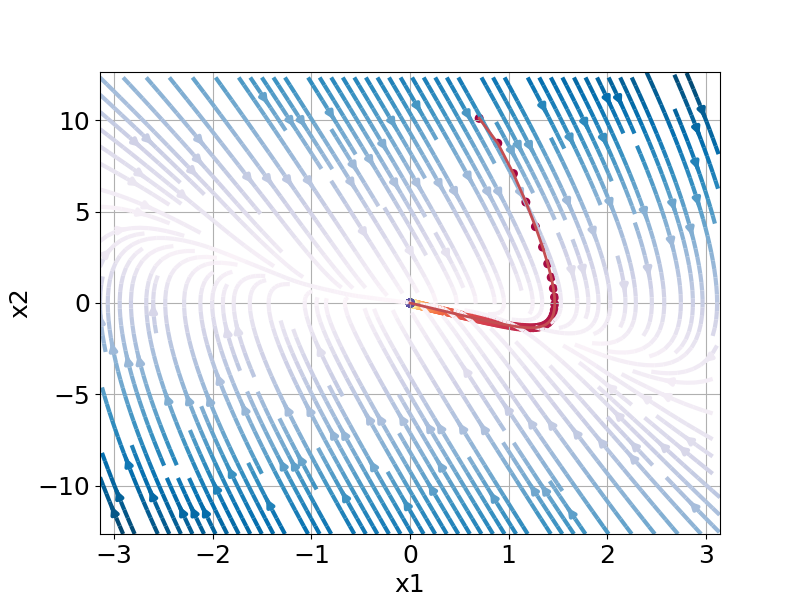

Python code for this plot:
'''
this code is an implementation of RL for 1-d nonlinear dynamics system, using NN as base function
reference: https://www.do-mpc.com/en/latest/getting_started.html
'''

__author__ = "Wooden_Jin"
__copyright__ = "@ZJU_XMECH"

import numpy as np
import sys
import do_mpc
from casadi import *  # symbolic library CasADi

model_type = 'continuous'  # define model type
model = do_mpc.model.Model(model_type)  # create model object

"""
dynamics model:
x1_dot = x2
x2_dot = gsin(x1)/l2 + u/ml2
"""
# set variable of the dynamics system
theta = model.set_variable(var_type='_x', var_name='theta', shape=(1, 1))
# x2 = model.set_variable(var_type='_x', var_name='theta_dot', shape=(1, 1))
d_theta = model.set_variable(var_type='_x', var_name='d_theta', shape=(1, 1))
u = model.set_variable(var_type='_u', var_name='u', shape=(1, 1))

# l = model.set_variable(var_type='_p', var_name='l')  # pendulum length
# m = model.set_variable(var_type='_p', var_name='m')  # mass length
l = 1
m = 1

model.set_rhs('theta', d_theta[0])

d_theta_next = vertcat(
    sin(theta) * 10 / l / l + u / m / l / l
)

model.set_rhs('d_theta', d_theta_next)

model.setup_model()

mpc = do_mpc.controller.MPC(model)

setup_mpc = {
    'n_horizon': 500,
    't_step': 0.02,
    'n_robust': 1,
    'store_full_solution': True,
}
mpc.set_param(**setup_mpc)
q1 = 1
q2 = 1
r = 0.01
mterm = q1 * theta ** 2 + q2 * d_theta ** 2
lterm = q1 * theta ** 2 + q2 * d_theta ** 2 + r * u ** 2

mpc.set_objective(mterm=mterm, lterm=lterm)

# rterm = r * u ** 2
mpc.set_rterm(u=1e-2)

mpc.bounds['lower', '_x', 'theta'] = -np.pi
mpc.bounds['upper', '_x', 'theta'] = np.pi

mpc.bounds['lower', '_u', 'u'] = -100
mpc.bounds['upper', '_u', 'u'] = 100

l_ = 1 * 1e-4 * np.array([1., 0.9, 1.1])
m_ = 1 * 1e-4 * np.array([1., 0.9, 1.1])
# mpc.set_uncertainty_values([l_, m_])
mpc.setup()

simulator = do_mpc.simulator.Simulator(model)
simulator.set_param(t_step=0.02)

p_template = simulator.get_p_template()


def p_fun(t_now):
    # p_template['l'] = 1
    # p_template['m'] = 1
    return p_template


simulator.set_p_fun(p_fun)
simulator.setup()

x0 = np.array([0.5, 10]).reshape(-1, 1)
simulator.set_initial_state(x0, reset_history=True)
mpc.set_initial_state(x0, reset_history=True)

# =======================================================
# visualization
import matplotlib.pyplot as plt
import matplotlib as mpl
from matplotlib import cm

# Customizing Matplotlib:
mpl.rcParams['font.size'] = 18
mpl.rcParams['lines.linewidth'] = 3
mpl.rcParams['axes.grid'] = True
graphics = do_mpc.graphics.Graphics()
fig, ax = plt.subplots(2, sharex=True, figsize=(16, 9))
fig.align_ylabels()
graphics.add_line(var_type='_x', var_name='theta', axis=ax[0])
graphics.add_line(var_type='_x', var_name='d_theta', axis=ax[0])
ax[0].set_ylabel('state')

graphics.add_line(var_type='_u', var_name='u', axis=ax[1])
ax[1].set_ylabel('control')
ax[1].set_xlabel('time [s]')

u0 = np.zeros((1, 1))
data = []
data.append([])
data.append([])
data.append([])
for i in range(2000):
    x = simulator.make_step(u0)
    u0 = mpc.make_step(x)
    data[0].append(x[0, 0])
    data[1].append(x[1, 0])
    data[2].append(u0[0, 0])
    print("x={},u={}".format(x, u0))
    # simulator.make_step(u0)
    # u0 = mpc.make_step(x0)
graphics.plot_results(simulator.data)
plt.show()

# print(data)

# compare the trajectory with nonlinear-RL
# phase
plt.style.use('seaborn-deep')
fig = plt.figure(figsize=(8, 6))
num_steps = 11
g = 10
res = [-0.067, 0.00078, -0.031, -15.41, -9.28]
Y, X = np.mgrid[-4 * sqrt(g):4 * sqrt(g):(num_steps * 1j), -pi:pi:(num_steps * 1j)]
U = Y
V = res[0] * X * X + res[1] * Y * Y + res[2] * X * Y + res[3] * X + res[4] * Y + g * np.sin(X)
speed = np.sqrt(U ** 2 + V ** 2)
plt.streamplot(X, Y, U, V, color=speed, cmap='PuBu', density=2)
plt.scatter(data[0], data[1], s=30, c=cm.Spectral(np.linspace(0, len(data[0]) * 0.1, len(data[0])) / 40))
plt.plot(data[0], data[1], color='C2', lw=2)
plt.xlabel('x1')
plt.ylabel('x2')
plt.xlim([-pi, pi])
plt.ylim([-4 * sqrt(g), 4 * sqrt(g)])
plt.savefig('./nonlinear_mpc.png')
plt.show()
